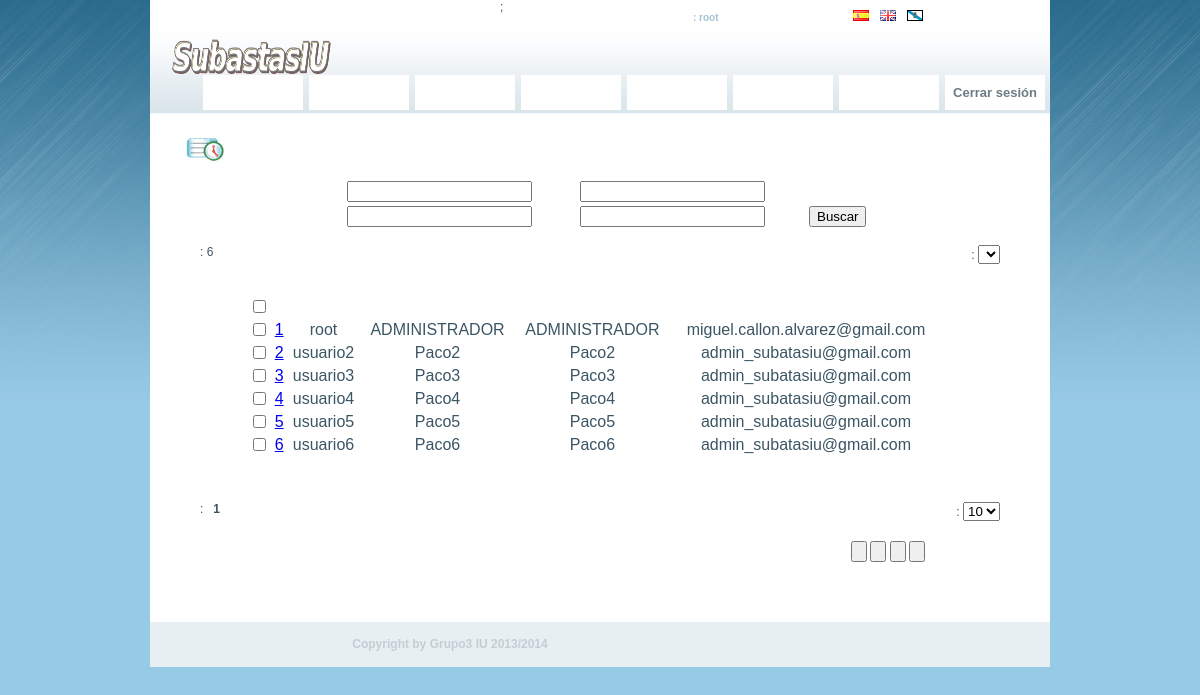
/index.php?controlador=ListarUsuariosControlador&accion=listarUsuariosAdmin (signed in), run on the app's committed database.
### tables this page shows
CREATE TABLE Usuario (idUsuario int(10) NOT NULL AUTO_INCREMENT, idEstadoUsuario int(10) NOT NULL, nombre varchar(20), apellidos varchar(30), direccion varchar(50), localidad varchar(255), provincia varchar(255), codigoPostal varchar(5), dni varchar(9), email varchar(50), fechaNacimiento date, usuario varchar(20), clave varchar(35), cuentaPayPal int(30), isAdmin int(1), PRIMARY KEY (idUsuario));

### src/controlador/AdminControlador.php (called while the page is built, shortened)
<?php
abstract class AdminControlador extends AbstractControlador {
	public function accion($accion) {
		$conexionBD = new MysqlDAO();
		try {
			$conexionBD->connectarBD();
			$conexionBD->abrirTransaccion();
			$this->ejecutar($accion);
			$conexionBD->commit();
			$conexionBD->desconectarBD();
		} catch (Exception $ex) {
			$conexionBD->rollback();
			$conexionBD->desconectarBD();
			throw $ex;
		}
	}
}
?>

### src/comun/Session.php (called while the page is built, shortened)
<?php
class Session {
	public static function get($id) {
		return isset($_SESSION[$id])?$_SESSION[$id]:"";
	}
}
?>

### src/bean/BusquedaUsuariosBean.php (called while the page is built, shortened)
<?php
class BusquedaUsuariosBean {
	var $idUsuario;
	var $nombre;
	var $apellidos;
	var $dni;
	var $email;
	var $usuario;
	var $isAdmin;
	public function getIdUsuario() {
		return $this->idUsuario;
	}
	public function getNombre() {
		return $this -> nombre;
	}
	public function getApellidos() {
		return $this->apellidos;
	}
	public function getEmail() {
		return $this->email;
	}
	public function getDni() {
		return $this->dni;
	}
	public function getUsuario() {
		return $this->usuario;
	}
	public function getIsAdmin() {
		return $this->isAdmin;
	}
}
?>

### src/dao/UsuarioDAO.php (called while the page is built, shortened)
<?php
class UsuarioDAO extends MysqlDAO implements IUsuarioDAO {
	public function listarUsuarios(BusquedaUsuariosBean $busquedaUsuariosBean, &$listaUsuarios, PaginadoBean $paginadoBean) {
		$filtro = "idUsuario like '%" . $busquedaUsuariosBean -> getIdUsuario() . "%'".
			 "and nombre like '%" . $busquedaUsuariosBean -> getNombre() . "%'".
			 "and apellidos like '%" . $busquedaUsuariosBean -> getApellidos() ."%'".
			 "and dni like '%" . $busquedaUsuariosBean -> getDni() ."%'".
			 "and email like '%" . $busquedaUsuariosBean -> getEmail() . "%'".
			 "and usuario like '%" . $busquedaUsuariosBean -> getUsuario() ."%'".
			 "and isAdmin like '%" . $busquedaUsuariosBean -> getIsAdmin() ."%'";
		$sql = "select count(*) as total from Usuario where $filtro";
		try {
			$cursor = mysql_query($sql);
			$fila = mysql_fetch_assoc($cursor);
			$paginadoBean -> setNumElemTotal($fila["total"]);
		} catch (Exception $ex) {
			throw new ListarUsuariosDAOEx($ex -> getMessage());
		}
		$sql = "select * from Usuario where $filtro
			limit " . $paginadoBean -> getInicioPagSQL() . "," . $paginadoBean -> getNumElemPag();
		try {
			$cursor = mysql_query($sql);
			while ($fila = mysql_fetch_assoc($cursor)) {
				$usuarioBean = new UsuarioBean();
				$listaUsuarios[count($listaUsuarios)] = $usuarioBean;
			}
		} catch (Exception $ex) {
			throw new ListarUsuariosDAOEx($ex -> getMessage());
		}
	}
}
?>

### src/bean/PaginadoBean.php (called while the page is built, shortened)
<?php
class PaginadoBean {
	var $numPag;
	var $numElemPag;
	public function __construct($numPag, $campoOrdenSelec, $numElemPag, $numElemTotal) {
		$this->numPag = $numPag;
		$this->numElemPag = $numElemPag;
	}
	public function getNumElemPag() {
		return $this->numElemPag;
	}
	public function getInicioPagSQL() {
		return ($this->numPag - 1) * $this->numElemPag;
	}
}
?>

### src/fachada/AdminFachada.php (called while the page is built, shortened)
<?php
class AdminFachada extends AbstractFachada implements IAdminFachada {
	function listarUsuarios(BusquedaUsuariosBean $busquedaUsuariosBean, &$listaUsuarios, PaginadoBean $paginadoBean) {
		$userDAO = new UsuarioDAO();
		try {
			$userDAO -> listarUsuarios($busquedaUsuariosBean, $listaUsuarios, $paginadoBean);
		} catch (ListarUsuariosDAOEx $ex) {
			throw new ListarUsuariosFacEx($ex -> getMessage());
		}
	}
}
?>

### src/bean/UsuarioBean.php (called while the page is built, shortened)
<?php
class UsuarioBean {
	var $idUsuario;
	var $nombre;
	var $apellidos;
	var $email;
	var $usuario;
	public function getIdUsuario() {
		return $this->idUsuario;
	}
	public function setIdUsuario($idUsuario) {
		$this->idUsuario = $idUsuario;
	}
	public function getNombre() {
		return $this -> nombre;
	}
	public function setNombre($nombre) {
		$this->nombre = $nombre;
	}
	public function getApellidos() {
		return $this->apellidos;
	}
	public function setApellidos($apellidos) {
		$this->apellidos = $apellidos;
	}
	public function getEmail() {
		return $this->email;
	}
	public function setEmail($email) {
		$this->email = $email;
	}
	public function getUsuario() {
		return $this->usuario;
	}
	public function setUsuario($usuario) {
		$this->usuario = $usuario;
	}
}
?>

### src/html/admin/usuarios/usuariosListados.php (the view, shortened to what this page needs)
<?php
 	include HTML_ADMIN_PATH."/cabecera.php";
?>
<div class="box_content">
	<div class="box_title">
    	<div class="title_icon"><img src="./recursos/img/mini_icon3.gif" alt="" title=""></div>
    </div>
<form id="form" action="index.php" >
	<div class="box_text_content" id="tablaB">
<table>
<tr>
<td><label></label><?php MultiIdioma::gettexto("usuarios.id") ?><label> </td>
<td>	<input type="text" name="idUsuario" value="<?php echo $busquedaUsuariosBean->getIdUsuario() ?>" /></td>
<td><label><?php MultiIdioma::gettexto("usuarios.usuario") ?><label> </td>
<td>	<input type="text" name="usuario" value="<?php echo $busquedaUsuariosBean->getUsuario() ?>" /></td>
<td></td>
</tr>
<tr>
<td><label><?php MultiIdioma::gettexto("usuarios.nombre") ?><label> </td>
<td>	<input type="text" name="nombre" value="<?php echo $busquedaUsuariosBean->getNombre() ?>" /></td>
<td><label><?php MultiIdioma::gettexto("usuarios.apellidos") ?><label> </td>
<td>	<input type="text" name="apellidos" value="<?php echo $busquedaUsuariosBean->getApellidos() ?>" /></td>
<td><input type="submit" value="Buscar" onClick="control('ListarUsuariosControlador','buscarUsuariosAdmin'); document.getElementById('form').submit()" /></td>
</tr>
</table>
</div>
<div class="box_text_content">
	  	<div class="box_text_ancho">
	 	  <?php include HTML_PATH."/paginadoTop.php"; ?>
	    </div>
	</div>
<table id="tabla">
	<tr>
		<th><input type="checkbox" name="checktodos" value="todos"></th>
		<th><?php MultiIdioma::gettexto("usuarios.id") ?></th>
		<th><?php MultiIdioma::gettexto("usuarios.usuario") ?></th>
		<th><?php MultiIdioma::gettexto("usuarios.nombre") ?></th>
		<th><?php MultiIdioma::gettexto("usuarios.apellidos") ?></th>
		<th><?php MultiIdioma::gettexto("usuarios.email") ?></th>
	</tr>
<?php
    foreach ($listaUsuarios as $usuario) {
?>
	<tr>
		<td><input type="checkbox" name="idOption[]" class="option" value=<?php echo $usuario->getIdUsuario()?>></td>
		<td><a href="/index.php?controlador=ConsultarUsuarioAdminControlador&accion=consultarDatos&idOption=<?php echo $usuario->getIdUsuario() ?>"><?php echo $usuario->getIdUsuario() ?></a></td>
		<td><?php echo $usuario->getUsuario() ?></td>
		<td><?php echo $usuario->getNombre() ?></td>
		<td><?php echo $usuario->getApellidos() ?></td>
		<td><?php echo $usuario->getEmail() ?></td>
	</tr>
<?php
	}
?>
</table>
<div class="box_text_content">
	  	<div class="box_text_ancho">
	 	  <?php include HTML_PATH."/paginado.php"; ?>
	    </div>
	</div>
	<div class="box_text_ancho ult_campo" id="botones">
			<input type="button" onClick="control('CrearUsuarioPrivilegiadoControlador','crearUsuarioPrivilegiado'); document.getElementById('form').submit()" value="<?php MultiIdioma::gettexto("comun.crear") ?>" >
			<input type="button" onClick="control('ConsultarUsuarioAdminControlador','consultarDatos'); document.getElementById('form').submit()" value="<?php MultiIdioma::gettexto("comun.consultar") ?>" >
			<input  type="button" onClick="control('ModificarUsuarioControlador','mostrarFormulario'); document.getElementById('form').submit()" value="<?php MultiIdioma::gettexto("comun.modificar") ?>" />
			<input type="button" onClick="control('BajaUsuarioControlador','bajaComponente'); document.getElementById('form').submit()" value="<?php MultiIdioma::gettexto("comun.eliminar") ?>" >
		</div>
</form>
</div>
<?php
	include HTML_PRIVADA_PATH."/pie.php";
?>

### src/html/admin/cabecera.php (shortened to what this page needs)
<?php
  $usuarioBean = Session::get(USUARIO_CONECTADO_KEY);
?>
<html xmlns="http://www.w3.org/1999/xhtml" dir="ltr"><head>
	<link rel="stylesheet" type="text/css" href="./recursos/css/style.css" media="screen">
	<link rel="stylesheet" href="./recursos/css/jquery-ui.css" />
	<link rel="stylesheet" href="./recursos/css/ventanasModales.css" />
</head>
<body>
<div id="main_container">
	<div class="header">
    	<div id="logo"><a href="index.php"><img src="./recursos/img/logo.png" alt="SubastasIU" title="SubastasIU" width="162" height="54" border="0"></a></div>
    	<div class="right_header">
            <div class="top_menu_privada">
            	<a href="index.php?controlador=LoginControlador&accion=mostrarFormulario" class="texto" ><?php MultiIdioma::gettexto("inicio.bienvenido") ?>: <?php echo $usuarioBean->getUsuario() ?></a>
                <a href="index.php?controlador=CambiarIdiomaControlador&accion=cambiar&idioma=es_ES" class="banderas" ><img src="./recursos/img/es.png" alt="" title="" /></a>
				<a href="index.php?controlador=CambiarIdiomaControlador&accion=cambiar&idioma=en_EN" class="banderas" ><img src="./recursos/img/gb.png" alt="" title="" /></a>
              	<a href="index.php?controlador=CambiarIdiomaControlador&accion=cambiar&idioma=gl_ES" class="banderas" ><img src="./recursos/img/bgallega.png" alt="" title="" /></a>
            </div>
			<?php include HTML_ADMIN_PATH."/menu.php" ?>;
        </div>
    </div>
	<div id="main_content">

### data on the page
usuario: usuario "root", idUsuario "1", nombre "ADMINISTRADOR", apellidos "ADMINISTRADOR", email "miguel.callon.alvarez@gmail.com"
usuario: idUsuario "2", usuario "usuario2", nombre "Paco2", apellidos "Paco2", email "admin_subatasiu@gmail.com"
usuario: idUsuario "3", usuario "usuario3", nombre "Paco3", apellidos "Paco3", email "admin_subatasiu@gmail.com"
usuario: idUsuario "4", usuario "usuario4", nombre "Paco4", apellidos "Paco4", email "admin_subatasiu@gmail.com"
usuario: idUsuario "5", usuario "usuario5", nombre "Paco5", apellidos "Paco5", email "admin_subatasiu@gmail.com"
usuario: idUsuario "6", usuario "usuario6", nombre "Paco6", apellidos "Paco6", email "admin_subatasiu@gmail.com"

### other printed values
$paginadoBean->getNumElemTotal() "6"
$paginadoBean->getNumPag() "1"
